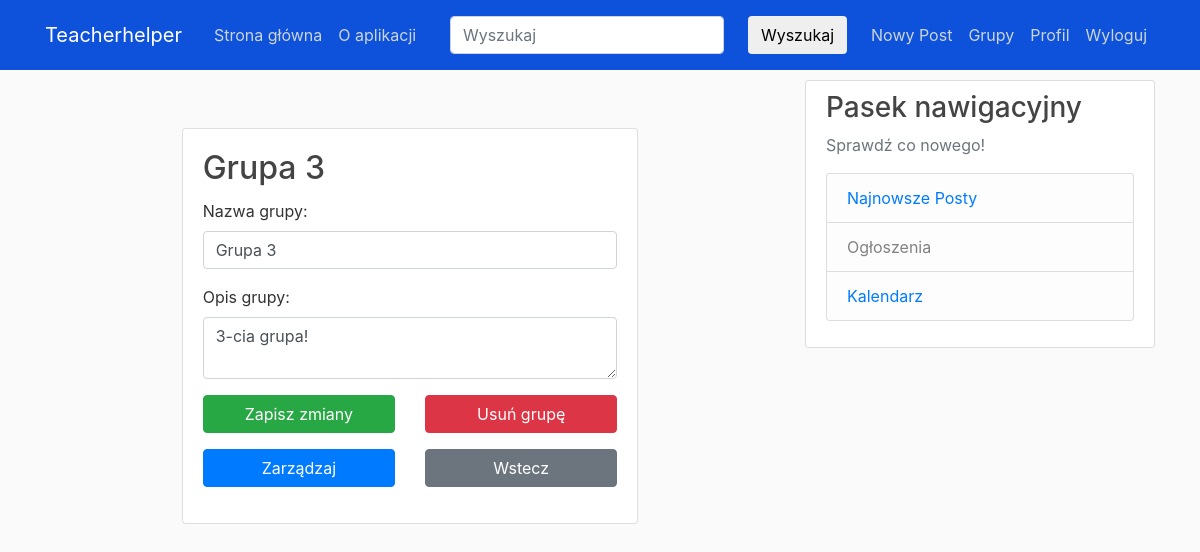
The page /groups/3/ (signed in) on the database as committed earlier.
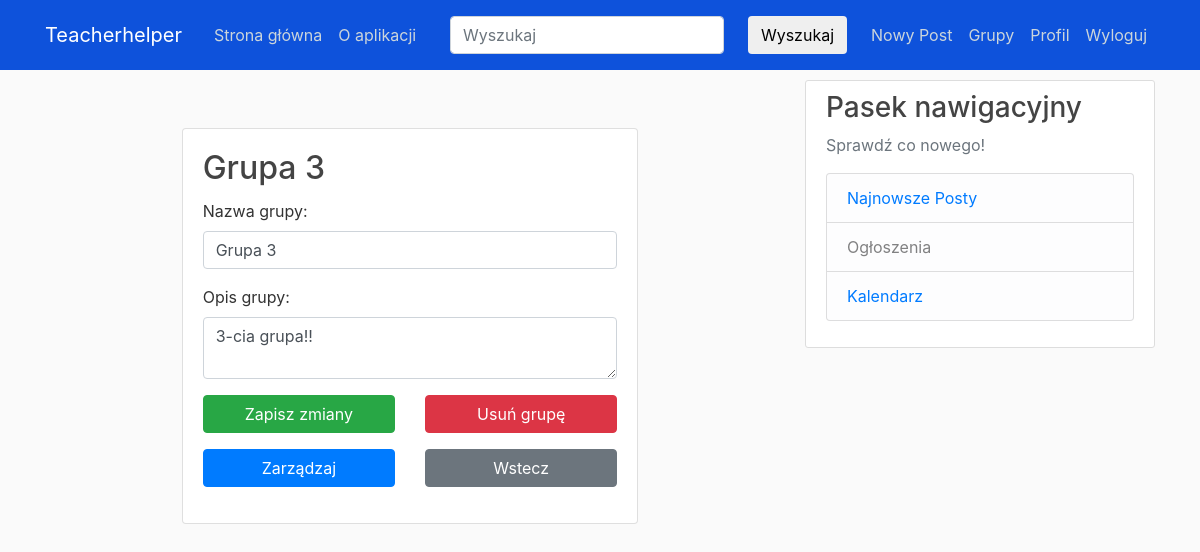
The same page on the database as committed later.
### users/models.py (models this page shows, shortened)
class Group(models.Model):
    name = models.CharField(max_length=100, unique=True)
    description = models.TextField(blank=True)
    members = models.ManyToManyField(User, related_name='custom_groups')  # Zmiana related_name
    owner = models.ForeignKey(User, on_delete=models.CASCADE, related_name='owned_groups')

### users/views.py (the view)
# urls.py: path('groups/<int:group_id>/', user_views.group_detail, name='group_detail'),
@login_required
def group_detail(request, group_id):
    group = get_object_or_404(Group, id=group_id)
    is_owner = group.owner == request.user
    if not is_owner and not group.members.filter(id=request.user.id).exists():
        return HttpResponseForbidden("You are not a member of this group.")
    form = None
    if is_owner:  # Jeśli użytkownik jest właścicielem grupy, inicjujemy formularz z instancją grupy
        if request.method == 'POST':
            form = GroupForm(request.POST, instance=group)
            if form.is_valid():
                form.save()
                return redirect('group_list')
        else:
            form = GroupForm(instance=group)
    return render(request, 'users/group_detail.html', {'group': group, 'is_owner': is_owner, 'form': form})

### users/forms.py
class GroupForm(forms.ModelForm):
    class Meta:
        model = Group
        fields = ['name', 'description']
        labels = {
            'name': 'Nazwa grupy',
            'description': 'Opis grupy'
        }
        widgets = {
            'owner': forms.HiddenInput()  # Ukryj pole 'owner' przed użytkownikami
        }

### users/templates/users/group_detail.html (shortened to what this page needs)
{% extends "blog/base.html" %}
{% block content %}
    <div class="container mt-5">
        <div class="row justify-content-center">
            <div class="col-md-8">
                <div class="card">
                    <div class="card-body">
                        <h2 class="card-title">{{ group.name }}</h2>
                        <form method="post">
                            <div class="form-group">
                                <label for="id_name">Nazwa grupy:</label>
                                <input type="text" class="form-control" id="id_name" name="name" value="{{ group.name }}" {% if not is_owner %} readonly {% endif %}>
                            </div>
                            <div class="form-group">
                                <label for="id_description">Opis grupy:</label>
                                <textarea class="form-control" id="id_description" name="description" {% if not is_owner %} readonly {% endif %}>{{ group.description }}</textarea>
                            </div>
                            <div class="form-group text-center">
                                {% if is_owner %}
                                    <div class="row">
                                        <div class="col">
                                            <button type="submit" class="btn btn-success btn-block">Zapisz zmiany</button>
                                        </div>
                                        <div class="col">
                                            <a href="{% url 'delete_group' group.id %}" class="btn btn-danger btn-block">Usuń grupę</a>
                                        </div>
                                    </div>
                                    <div class="row mt-3">
                                        <div class="col">
                                            <a href="{% url 'manage_group_users' group.id %}" class="btn btn-primary btn-block">Zarządzaj</a>
                                        </div>
                                        <div class="col">
                                            <a class="btn btn-secondary btn-block" href="{% url 'group_list' %}">Wstecz</a>
                                        </div>
                                    </div>
                                {% endif %}
                            </div>
                        </form>
                    </div>
                </div>
            </div>
        </div>
    </div>
{% endblock %}

Rows that differ between the two databases and show on the page:
changed Group "Grupa 3": description "3-cia grupa!" → "3-cia grupa!!"
